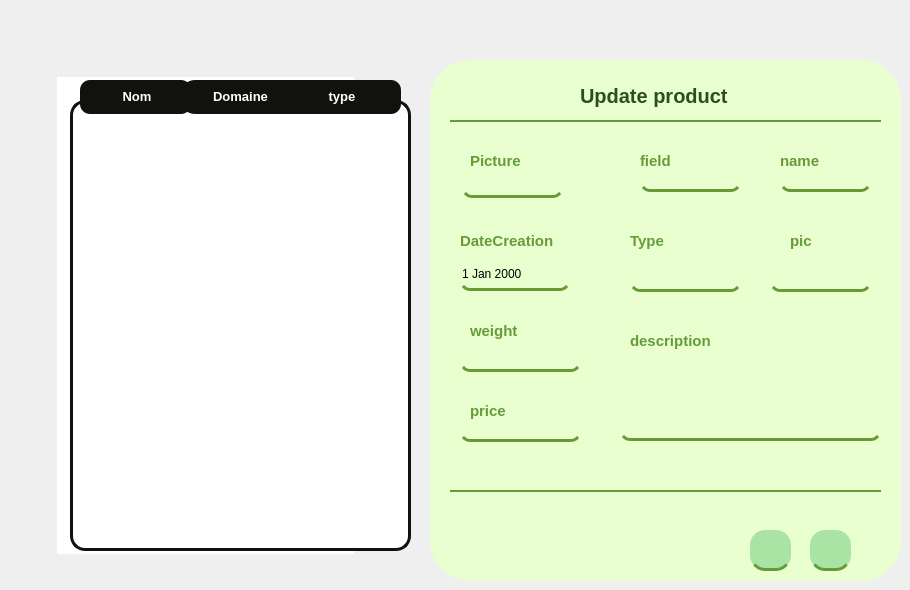
        <widget class="QWidget" name="page">
         <property name="styleSheet">
          <string notr="true">#page{background: rgba(0, 0, 0, 0.0);
}</string>
         </property>
         <widget class="QWidget" name="widget_4" native="true">
          <property name="geometry">
           <rect>
            <x>430</x>
            <y>60</y>
            <width>471</width>
            <height>521</height>
           </rect>
          </property>
          <property name="styleSheet">
           <string notr="true">QWidget
{background-color:#E9FFD0;
border-radius: 40px;}</string>
          </property>
          <widget class="QLineEdit" name="dimensionArticleInput_2">
           <property name="geometry">
            <rect>
             <x>340</x>
             <y>210</y>
             <width>101</width>
             <height>22</height>
            </rect>
           </property>
           <property name="styleSheet">
            <string notr="true">
  border-bottom-color: rgb(170, 0, 0);
border:none;
background-color: rgba(247, 188, 85, 0);
border-bottom:3px solid #669B37;
  border-radius: 10px;
</string>
           </property>
          </widget>
          <widget class="QLineEdit" name="typeArticleInput_2">
           <property name="geometry">
            <rect>
             <x>200</x>
             <y>210</y>
             <width>111</width>
             <height>22</height>
            </rect>
           </property>
           <property name="styleSheet">
            <string notr="true">
  border-bottom-color: rgb(170, 0, 0);
border:none;
background-color: rgba(247, 188, 85, 0);
border-bottom:3px solid #669B37;
  border-radius: 10px;
</string>
           </property>
          </widget>
          <widget class="QLineEdit" name="nomArticleInput_2">
           <property name="geometry">
            <rect>
             <x>350</x>
             <y>110</y>
             <width>91</width>
             <height>22</height>
            </rect>
           </property>
           <property name="styleSheet">
            <string notr="true">
  border-bottom-color: rgb(170, 0, 0);
border:none;
background-color: rgba(247, 188, 85, 0);
border-bottom:3px solid #669B37;
  border-radius: 10px;
</string>
           </property>
          </widget>
          <widget class="QLineEdit" name="prixArticleInput_2">
           <property name="geometry">
            <rect>
             <x>30</x>
             <y>360</y>
             <width>121</width>
             <height>22</height>
            </rect>
           </property>
           <property name="styleSheet">
            <string notr="true">
  border-bottom-color: rgb(170, 0, 0);
border:none;
background-color: rgba(247, 188, 85, 0);
border-bottom:3px solid #669B37;
  border-radius: 10px;

</string>
           </property>
          </widget>
          <widget class="QLineEdit" name="poidsArticleInput_2">
           <property name="geometry">
            <rect>
             <x>30</x>
             <y>290</y>
             <width>121</width>
             <height>22</height>
            </rect>
           </property>
           <property name="styleSheet">
            <string notr="true">
  border-bottom-color: rgb(170, 0, 0);
border:none;
background-color: rgba(247, 188, 85, 0);
border-bottom:3px solid #669B37;
  border-radius: 10px;
</string>
           </property>
          </widget>
          <widget class="QLineEdit" name="domaineArticleInput_2">
           <property name="geometry">
            <rect>
             <x>210</x>
             <y>110</y>
             <width>101</width>
             <height>22</height>
            </rect>
           </property>
           <property name="styleSheet">
            <string notr="true">
  border-bottom-color: rgb(170, 0, 0);
border:none;
background-color: rgba(247, 188, 85, 0);
border-bottom:3px solid #669B37;
  border-radius: 10px;
</string>
           </property>
          </widget>
          <widget class="QTextEdit" name="descriptionInput_2">
           <property name="geometry">
            <rect>
             <x>190</x>
             <y>290</y>
             <width>261</width>
             <height>91</height>
            </rect>
           </property>
           <property name="styleSheet">
            <string notr="true">
  border-bottom-color: rgb(170, 0, 0);
border:none;
background-color: rgba(247, 188, 85, 0);
border-bottom:3px solid #669B37;
  border-radius: 10px;
</string>
           </property>
          </widget>
          <widget class="Line" name="line_7">
           <property name="geometry">
            <rect>
             <x>20</x>
             <y>60</y>
             <width>431</width>
             <height>2</height>
            </rect>
           </property>
           <property name="styleSheet">
            <string notr="true">background-color:#669B37;
border-width: 1px;
border: 2px solid #669B37;
</string>
           </property>
           <property name="orientation">
            <enum>Qt::Horizontal</enum>
           </property>
          </widget>
          <widget class="Line" name="line_10">
           <property name="geometry">
            <rect>
             <x>20</x>
             <y>430</y>
             <width>431</width>
             <height>2</height>
            </rect>
           </property>
           <property name="styleSheet">
            <string notr="true">background-color:#669B37;
border-width: 1px;
border: 2px solid #669B37;
</string>
           </property>
           <property name="orientation">
            <enum>Qt::Horizontal</enum>
           </property>
          </widget>
          <widget class="QDateEdit" name="dateEdit_2">
           <property name="geometry">
            <rect>
             <x>30</x>
             <y>200</y>
             <width>110</width>
             <height>31</height>
            </rect>
           </property>
           <property name="styleSheet">
            <string notr="true">
  border-bottom-color: rgb(170, 0, 0);
border:none;
background-color: rgba(247, 188, 85, 0);
border-bottom:3px solid #669B37;
  border-radius: 10px;
</string>
           </property>
          </widget>
          <widget class="QPushButton" name="imageInput2">
           <property name="geometry">
            <rect>
             <x>32</x>
             <y>117</y>
             <width>101</width>
             <height>21</height>
            </rect>
           </property>
           <property name="styleSheet">
            <string notr="true">
  border-bottom-color: rgb(170, 0, 0);
border:none;
background-color: rgba(247, 188, 85, 0);
border-bottom:3px solid #669B37;
  border-radius: 10px;
</string>
           </property>
           <property name="text">
            <string/>
           </property>
          </widget>
          <widget class="QLabel" name="label_5">
           <property name="geometry">
            <rect>
             <x>100</x>
             <y>20</y>
             <width>31</width>
             <height>31</height>
            </rect>
           </property>
           <property name="text">
            <string/>
           </property>
           <property name="pixmap">
            <pixmap resource="resources.qrc">:/images/images/modifier.png</pixmap>
           </property>
           <property name="scaledContents">
            <bool>true</bool>
           </property>
          </widget>
          <widget class="QLabel" name="label_46">
           <property name="geometry">
            <rect>
             <x>200</x>
             <y>170</y>
             <width>101</width>
             <height>21</height>
            </rect>
           </property>
           <property name="styleSheet">
            <string notr="true">color: rgb(102, 155, 55);
font-family: 'Athiti';
font-style: normal;
font-weight: 700;
font-size: 15px;
background-color: none;</string>
           </property>
           <property name="text">
            <string>Type </string>
           </property>
          </widget>
          <widget class="QLabel" name="label_47">
           <property name="geometry">
            <rect>
             <x>210</x>
             <y>90</y>
             <width>101</width>
             <height>21</height>
            </rect>
           </property>
           <property name="styleSheet">
            <string notr="true">color: rgb(102, 155, 55);
font-family: 'Athiti';
font-style: normal;
font-weight: 700;
font-size: 15px;
background-color: none;</string>
           </property>
           <property name="text">
            <string>field</string>
           </property>
          </widget>
          <widget class="QLabel" name="label_48">
           <property name="geometry">
            <rect>
             <x>30</x>
             <y>170</y>
             <width>131</width>
             <height>21</height>
            </rect>
           </property>
           <property name="styleSheet">
            <string notr="true">color: rgb(102, 155, 55);
font-family: 'Athiti';
font-style: normal;
font-weight: 700;
font-size: 15px;
background-color: none;</string>
           </property>
           <property name="text">
            <string>DateCreation</string>
           </property>
          </widget>
          <widget class="QLabel" name="label_50">
           <property name="geometry">
            <rect>
             <x>40</x>
             <y>90</y>
             <width>101</width>
             <height>21</height>
            </rect>
           </property>
           <property name="styleSheet">
            <string notr="true">color: rgb(102, 155, 55);
font-family: 'Athiti';
font-style: normal;
font-weight: 700;
font-size: 15px;
background-color: none;</string>
           </property>
           <property name="text">
            <string>Picture</string>
           </property>
          </widget>
          <widget class="QLabel" name="label_51">
           <property name="geometry">
            <rect>
             <x>40</x>
             <y>260</y>
             <width>101</width>
             <height>21</height>
            </rect>
           </property>
           <property name="styleSheet">
            <string notr="true">color: rgb(102, 155, 55);
font-family: 'Athiti';
font-style: normal;
font-weight: 700;
font-size: 15px;
background-color: none;</string>
           </property>
           <property name="text">
            <string>weight</string>
           </property>
          </widget>
          <widget class="QLabel" name="label_79">
           <property name="geometry">
            <rect>
             <x>40</x>
             <y>340</y>
             <width>101</width>
             <height>21</height>
            </rect>
           </property>
           <property name="styleSheet">
            <string notr="true">color: rgb(102, 155, 55);
font-family: 'Athiti';
font-style: normal;
font-weight: 700;
font-size: 15px;
background-color: none;</string>
           </property>
           <property name="text">
            <string>price</string>
           </property>
          </widget>
          <widget class="QLabel" name="label_80">
           <property name="geometry">
            <rect>
             <x>200</x>
             <y>270</y>
             <width>101</width>
             <height>21</height>
            </rect>
           </property>
           <property name="styleSheet">
            <string notr="true">color: rgb(102, 155, 55);
font-family: 'Athiti';
font-style: normal;
font-weight: 700;
font-size: 15px;
background-color: none;</string>
           </property>
           <property name="text">
            <string>description</string>
           </property>
          </widget>
          <widget class="QLabel" name="label_81">
           <property name="geometry">
            <rect>
             <x>350</x>
             <y>90</y>
             <width>101</width>
             <height>21</height>
            </rect>
           </property>
           <property name="styleSheet">
            <string notr="true">color: rgb(102, 155, 55);
font-family: 'Athiti';
font-style: normal;
font-weight: 700;
font-size: 15px;
background-color: none;</string>
           </property>
           <property name="text">
            <string>name</string>
           </property>
          </widget>
          <widget class="QLabel" name="label_82">
           <property name="geometry">
            <rect>
             <x>360</x>
             <y>170</y>
             <width>101</width>
             <height>21</height>
            </rect>
           </property>
           <property name="styleSheet">
            <string notr="true">color: rgb(102, 155, 55);
font-family: 'Athiti';
font-style: normal;
font-weight: 700;
font-size: 15px;
background-color: none;</string>
           </property>
           <property name="text">
            <string>pic</string>
           </property>
          </widget>
          <widget class="QPushButton" name="save_5">
           <property name="geometry">
            <rect>
             <x>380</x>
             <y>470</y>
             <width>41</width>
             <height>41</height>
            </rect>
           </property>
           <property name="styleSheet">
            <string notr="true">QPushButton{/* Rectangle 9 */

position: absolute;
width: 1200px;
height: 649px;

background: #A9E4A4;
border: none;

/* Events */

position: absolute;
width: 63px;
height: 32px;

font-family: 'Athiti';
font-style: normal;
font-weight: 700;
font-size: 20px;
line-height: 32px;
/* identical to box height */
text-align: center;

color: #2A501F;
border-radius:15px;
border-bottom:3px solid #669B37;
}

QPushButton:hover{
position: absolute;
width: 185px;
height: 56px;

background: #8BD086;
box-shadow: 0px 4px 4px rgba(0, 0, 0, 0.25);
}</string>
           </property>
           <property name="text">
            <string/>
           </property>
           <property name="icon">
            <iconset resource="resources.qrc">
             <normaloff>:/images/images/save.png</normaloff>:/images/images/save.png</iconset>
           </property>
           <property name="iconSize">
            <size>
             <width>20</width>
             <height>20</height>
            </size>
           </property>
          </widget>
          <widget class="QPushButton" name="supprimer_24">
           <property name="geometry">
            <rect>
             <x>320</x>
             <y>470</y>
             <width>41</width>
             <height>41</height>
            </rect>
           </property>
           <property name="styleSheet">
            <string notr="true">QPushButton{/* Rectangle 9 */

position: absolute;
width: 1200px;
height: 649px;

background: #A9E4A4;
border: none;

/* Events */

position: absolute;
width: 63px;
height: 32px;

font-family: 'Athiti';
font-style: normal;
font-weight: 700;
font-size: 20px;
line-height: 32px;
/* identical to box height */
text-align: center;

color: #2A501F;
border-radius:15px;
border-bottom:3px solid #669B37;
}

QPushButton:hover{
position: absolute;
width: 185px;
height: 56px;

background: #8BD086;
box-shadow: 0px 4px 4px rgba(0, 0, 0, 0.25);
}</string>
           </property>
           <property name="text">
            <string/>
           </property>
           <property name="icon">
            <iconset resource="resources.qrc">
             <normaloff>:/images/images/clear.png</normaloff>:/images/images/clear.png</iconset>
           </property>
           <property name="iconSize">
            <size>
             <width>30</width>
             <height>30</height>
            </size>
           </property>
          </widget>
          <widget class="QLabel" name="label_329">
           <property name="geometry">
            <rect>
             <x>150</x>
             <y>20</y>
             <width>191</width>
             <height>31</height>
            </rect>
           </property>
           <property name="styleSheet">
            <string notr="true">color: #2A501F;
font-family: 'Athiti';
font-style: normal;
font-weight: 700;
font-size: 20px;
background-color: none;</string>
           </property>
           <property name="text">
            <string>Update product</string>
           </property>
          </widget>
         </widget>
         <widget class="QTableView" name="tableView_8">
          <property name="geometry">
           <rect>
            <x>50</x>
            <y>70</y>
            <width>311</width>
            <height>491</height>
           </rect>
          </property>
          <property name="sizePolicy">
           <sizepolicy hsizetype="Fixed" vsizetype="Fixed">
            <horstretch>0</horstretch>
            <verstretch>0</verstretch>
           </sizepolicy>
          </property>
          <property name="focusPolicy">
           <enum>Qt::NoFocus</enum>
          </property>
          <property name="autoFillBackground">
           <bool>false</bool>
          </property>
          <property name="styleSheet">
           <string notr="true">   border-radius: 10px;
    padding: 7px; </string>
          </property>
          <property name="frameShape">
           <enum>QFrame::NoFrame</enum>
          </property>
          <property name="horizontalScrollBarPolicy">
           <enum>Qt::ScrollBarAlwaysOff</enum>
          </property>
          <property name="sizeAdjustPolicy">
           <enum>QAbstractScrollArea::AdjustIgnored</enum>
          </property>
          <property name="editTriggers">
           <set>QAbstractItemView::NoEditTriggers</set>
          </property>
          <property name="tabKeyNavigation">
           <bool>false</bool>
          </property>
          <property name="showDropIndicator" stdset="0">
           <bool>false</bool>
          </property>
          <property name="dragDropOverwriteMode">
           <bool>false</bool>
          </property>
          <property name="alternatingRowColors">
           <bool>true</bool>
          </property>
          <property name="selectionMode">
           <enum>QAbstractItemView::SingleSelection</enum>
          </property>
          <property name="selectionBehavior">
           <enum>QAbstractItemView::SelectRows</enum>
          </property>
          <property name="textElideMode">
           <enum>Qt::ElideNone</enum>
          </property>
          <property name="showGrid">
           <bool>false</bool>
          </property>
          <property name="gridStyle">
           <enum>Qt::NoPen</enum>
          </property>
          <property name="cornerButtonEnabled">
           <bool>false</bool>
          </property>
          <attribute name="horizontalHeaderVisible">
           <bool>false</bool>
          </attribute>
          <attribute name="horizontalHeaderMinimumSectionSize">
           <number>30</number>
          </attribute>
          <attribute name="horizontalHeaderDefaultSectionSize">
           <number>120</number>
          </attribute>
         </widget>
         <widget class="QTableView" name="tableView_17">
          <property name="geometry">
           <rect>
            <x>70</x>
            <y>100</y>
            <width>341</width>
            <height>451</height>
           </rect>
          </property>
          <property name="sizePolicy">
           <sizepolicy hsizetype="Fixed" vsizetype="Fixed">
            <horstretch>0</horstretch>
            <verstretch>0</verstretch>
           </sizepolicy>
          </property>
          <property name="focusPolicy">
           <enum>Qt::NoFocus</enum>
          </property>
          <property name="autoFillBackground">
           <bool>false</bool>
          </property>
          <property name="styleSheet">
           <string notr="true">background:white;
border:3px solid #11110E;
border-radius: 15px 15px 50px 50px;

</string>
          </property>
          <property name="frameShape">
           <enum>QFrame::NoFrame</enum>
          </property>
          <property name="horizontalScrollBarPolicy">
           <enum>Qt::ScrollBarAlwaysOff</enum>
          </property>
          <property name="sizeAdjustPolicy">
           <enum>QAbstractScrollArea::AdjustIgnored</enum>
          </property>
          <property name="editTriggers">
           <set>QAbstractItemView::NoEditTriggers</set>
          </property>
          <property name="tabKeyNavigation">
           <bool>false</bool>
          </property>
          <property name="showDropIndicator" stdset="0">
           <bool>false</bool>
          </property>
          <property name="dragDropOverwriteMode">
           <bool>false</bool>
          </property>
          <property name="alternatingRowColors">
           <bool>true</bool>
          </property>
          <property name="selectionMode">
           <enum>QAbstractItemView::SingleSelection</enum>
          </property>
          <property name="selectionBehavior">
           <enum>QAbstractItemView::SelectRows</enum>
          </property>
          <property name="textElideMode">
           <enum>Qt::ElideNone</enum>
          </property>
          <property name="showGrid">
           <bool>false</bool>
          </property>
          <property name="gridStyle">
           <enum>Qt::NoPen</enum>
          </property>
          <property name="cornerButtonEnabled">
           <bool>false</bool>
          </property>
          <attribute name="horizontalHeaderVisible">
           <bool>false</bool>
          </attribute>
          <attribute name="horizontalHeaderMinimumSectionSize">
           <number>30</number>
          </attribute>
          <attribute name="horizontalHeaderDefaultSectionSize">
           <number>120</number>
          </attribute>
         </widget>
         <widget class="QLabel" name="label_92">
          <property name="geometry">
           <rect>
            <x>280</x>
            <y>80</y>
            <width>121</width>
            <height>34</height>
           </rect>
          </property>
          <property name="font">
           <font>
            <pointsize>10</pointsize>
            <weight>75</weight>
            <bold>true</bold>
           </font>
          </property>
          <property name="styleSheet">
           <string notr="true">#label_92
{
	color:white;
	background:#11110E;
   border-radius: 10px;
    padding: 7px; }</string>
          </property>
          <property name="text">
           <string>&lt;html&gt;&lt;head/&gt;&lt;body&gt;&lt;p align=&quot;center&quot;&gt;type&lt;/p&gt;&lt;/body&gt;&lt;/html&gt;</string>
          </property>
         </widget>
         <widget class="QLabel" name="label_74">
          <property name="geometry">
           <rect>
            <x>80</x>
            <y>80</y>
            <width>111</width>
            <height>34</height>
           </rect>
          </property>
          <property name="font">
           <font>
            <pointsize>10</pointsize>
            <weight>75</weight>
            <bold>true</bold>
           </font>
          </property>
          <property name="styleSheet">
           <string notr="true">#label_74
{
	color:white;
	background:#11110E;
   border-radius: 10px;
    padding: 7px; }</string>
          </property>
          <property name="text">
           <string>&lt;html&gt;&lt;head/&gt;&lt;body&gt;&lt;p align=&quot;center&quot;&gt;Nom&lt;/p&gt;&lt;/body&gt;&lt;/html&gt;</string>
          </property>
         </widget>
         <widget class="QLabel" name="label_cinGuest_5">
          <property name="geometry">
           <rect>
            <x>180</x>
            <y>80</y>
            <width>121</width>
            <height>34</height>
           </rect>
          </property>
          <property name="font">
           <font>
            <pointsize>10</pointsize>
            <weight>75</weight>
            <bold>true</bold>
           </font>
          </property>
          <property name="styleSheet">
           <string notr="true">
	color:white;
	background:#11110E;
	border-radius:15px;
</string>
          </property>
          <property name="text">
           <string>&lt;html&gt;&lt;head/&gt;&lt;body&gt;&lt;p align=&quot;center&quot;&gt;Domaine&lt;/p&gt;&lt;/body&gt;&lt;/html&gt;</string>
          </property>
         </widget>
        </widget>
